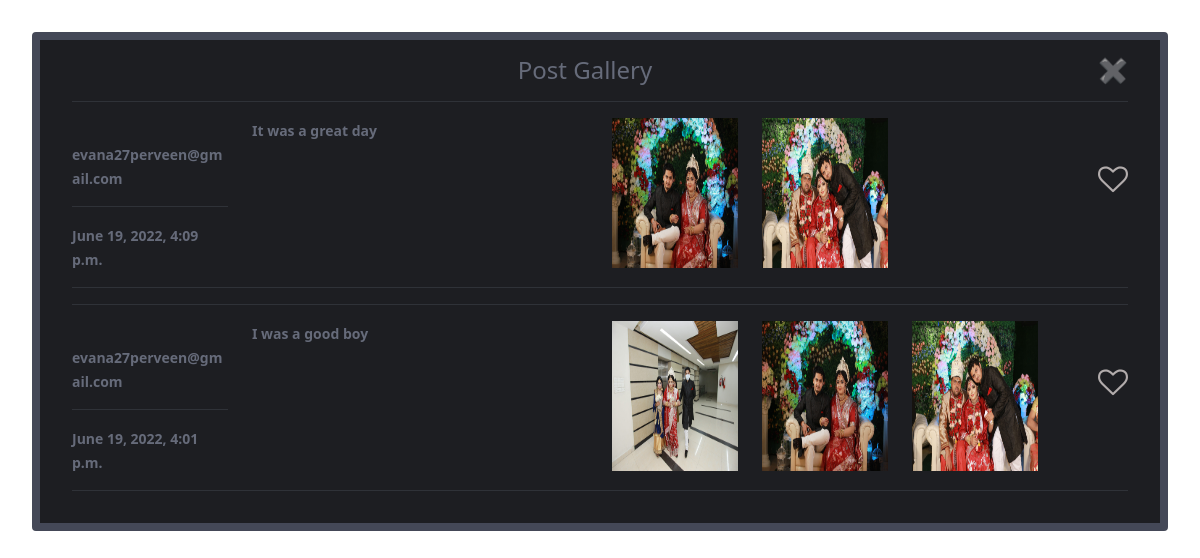
/content/post-listview/ (signed in), run on the app's committed database.
### App_content/models.py (models this page shows, shortened)
class PostsModel(models.Model):
    author = models.ForeignKey(CustomUser, on_delete=models.CASCADE, related_name='resource_sharing')
    topic_name = models.CharField(max_length=100)
    post_image1 = models.ImageField(upload_to='post_images', blank=True, null=True)
    post_image2 = models.ImageField(upload_to='post_images', blank=True, null=True)
    post_image3 = models.ImageField(upload_to='post_images', blank=True, null=True)
    my_text = models.TextField(blank=True, null=True)
    created_on = models.DateTimeField(auto_now_add=True)
    update_date = models.DateTimeField(auto_now=True)
    status = models.BooleanField(default=True)
    class Meta:
        ordering = ["-created_on"]

### App_auth/models.py (models this page shows, shortened)
class CustomUser(AbstractBaseUser, PermissionsMixin):
    email = models.EmailField(unique=True, null=False)
    is_staff = models.BooleanField(gettext_lazy('staff status'), default=False,
                                   help_text=gettext_lazy('Designates whether the user can log in this site'))
    is_active = models.BooleanField(
        gettext_lazy('active'),
        default=True,
        help_text=gettext_lazy('Designates whether this user should be treated as active')
    )
    USERNAME_FIELD = 'email'
    objects = MyUserManager()

### App_content/views.py (the view)
# urls.py: path('post-listview/', views.post_listview, name='post-listview'),
@login_required
def post_listview(request):
    post_list = PostsModel.objects.filter(status=True)
    content = {
        'post_list': post_list,
    }
    return render(request, 'App_content/post_listview.html', context=content)

### templates/App_content/post_listview.html (shortened to what this page needs)
{% load static %}
<!DOCTYPE html>
<html lang="en">
<head>
    <link href="https://cdn.jsdelivr.net/npm/bootstrap@5.1.3/dist/css/bootstrap.min.css" rel="stylesheet"
>
    <link rel="stylesheet" href="https://cdnjs.cloudflare.com/ajax/libs/font-awesome/4.7.0/css/font-awesome.min.css">
</head>
<body>
<div class="container-fluid">
    <div class="card">
        <div class="card-body">
            <h4 class="card-title text-center">Post Gallery<span><a href="{% url 'home' %}"
                                                                    style="float: right; text-decoration: none; color: #666B7AFF">✖</a></span>
            </h4>
            {% for post in post_list %}
                <hr>
                <div class="row">
                    <div class="form-group col-lg-2 col-md-6 col-sm-12">
                        <small>{{ post.author.first_name }} {{ post.author.last_name }}</small><br>
                        <small>{{ post.author.email }}</small><br>
                        <hr>
                        <small>{{ post.created_on }}</small>
                    </div>
                    <div class="form-group col-lg-4 col-md-6 col-sm-12">
                        <small>{{ post.my_text }}</small>
                    </div>
                    <div class="form-group col-lg-5 col-md-6 col-sm-12">
                        <div class="row">
                            {% if post.post_image1 %}
                                <div class="col-lg-4">
                                    <img src="{{ post.post_image1.url }}" alt="" height="150px"
                                         width="100%">
                                </div>
                            {% endif %}
                            {% if post.post_image2 %}
                                <div class="col-lg-4">
                                    <img src="{{ post.post_image2.url }}" alt="" height="150px"
                                         width="100%">
                                </div>
                            {% endif %}
                            {% if post.post_image3 %}
                                <div class="col-lg-4">
                                    <img src="{{ post.post_image3.url }}" alt="" height="150px"
                                         width="100%">
                                </div>
                            {% endif %}
                        </div>
                    </div>
                    <div class="form-group col-lg-1 col-md-6 col-sm-12">
                        <a href="{% url 'App_content:post-react' pk=post.id %}">
                            {% if post.liked_post.liked %}
                                <i class="fa fa-heart"
                               style="float: right; color: #ff0000; font-size: 30px; margin-top: 70%"></i>
                            {% else %}
                                <i class="fa fa-heart-o" aria-hidden="true"
                                   style="float: right; color: #b2acac; font-size: 30px; margin-top: 70%"></i>
                            {% endif %}
                        </a>
                    </div>
                </div>
                <hr>
            {% endfor %}
        </div>
    </div>
</div>
</body>
</html>

### templates/App_content/post_listview.html (style rules this page uses)
* { box-sizing: border-box; }

### data on the page
PostsModel: author.email "evana27perveen@gmail.com", created_on "June 19, 2022, 4:09 p.m.", my_text "It was a great day", post_image1 (picture), post_image2 (picture)
PostsModel: author.email "evana27perveen@gmail.com", created_on "June 19, 2022, 4:01 p.m.", my_text "I was a good boy", post_image1 (picture), post_image2 (picture), post_image3 (picture)
